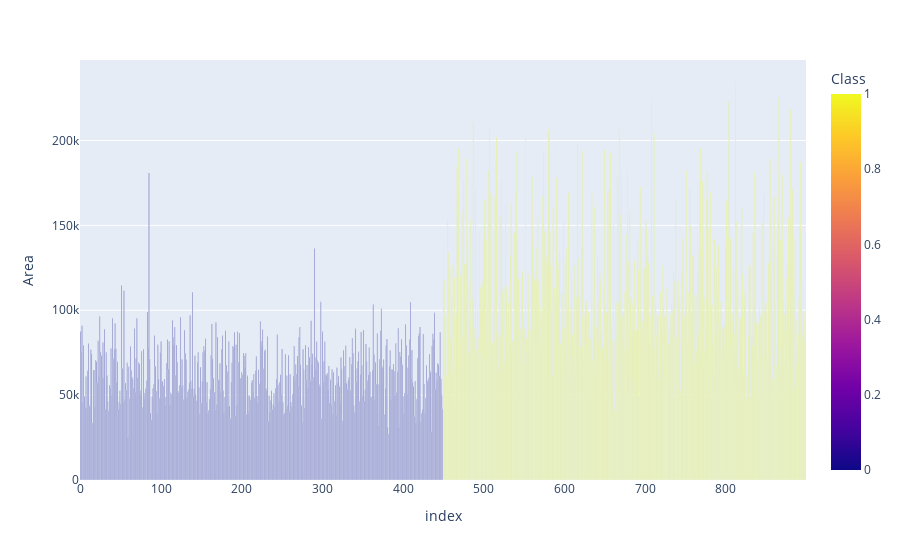

The notebook cell this image was saved under:
### Code cell
fig = px.bar(df,x=df.index,y="Area",color="Class",color_discrete_map={"Kecimen":'#FF0000',"Besni":'#00FF00'})
fig.show()
# Area yı inceledik class ile durumunu

### Figure 1 — Plotly figure (JSON) as saved in the notebook; plotly's stock layout.template omitted (floating-point values rounded to 4 significant figures; data arrays with more than 128 entries replaced by an {"elided": "..."} marker saying what was removed)
{"data": [{"alignmentgroup": "True", "hovertemplate": "index=%{x}<br>Area=%{y}<br>Class=%{marker.color}<extra></extra>", "legendgroup": "", "marker": {"color": {"elided": "900 int values"}, "coloraxis": "coloraxis", "pattern": {"shape": ""}}, "name": "", "offsetgroup": "", "orientation": "v", "showlegend": false, "textposition": "auto", "type": "bar", "x": {"elided": "900 int values"}, "xaxis": "x", "y": {"elided": "900 int values"}, "yaxis": "y"}], "layout": {"barmode": "relative", "coloraxis": {"colorbar": {"title": {"text": "Class"}}, "colorscale": [[0, "#0d0887"], [0.1111, "#46039f"], [0.2222, "#7201a8"], [0.3333, "#9c179e"], [0.4444, "#bd3786"], [0.5556, "#d8576b"], [0.6667, "#ed7953"], [0.7778, "#fb9f3a"], [0.8889, "#fdca26"], [1, "#f0f921"]]}, "legend": {"tracegroupgap": 0}, "margin": {"t": 60}, "xaxis": {"anchor": "y", "domain": [0, 1], "title": {"text": "index"}}, "yaxis": {"anchor": "x", "domain": [0, 1], "title": {"text": "Area"}}}}
